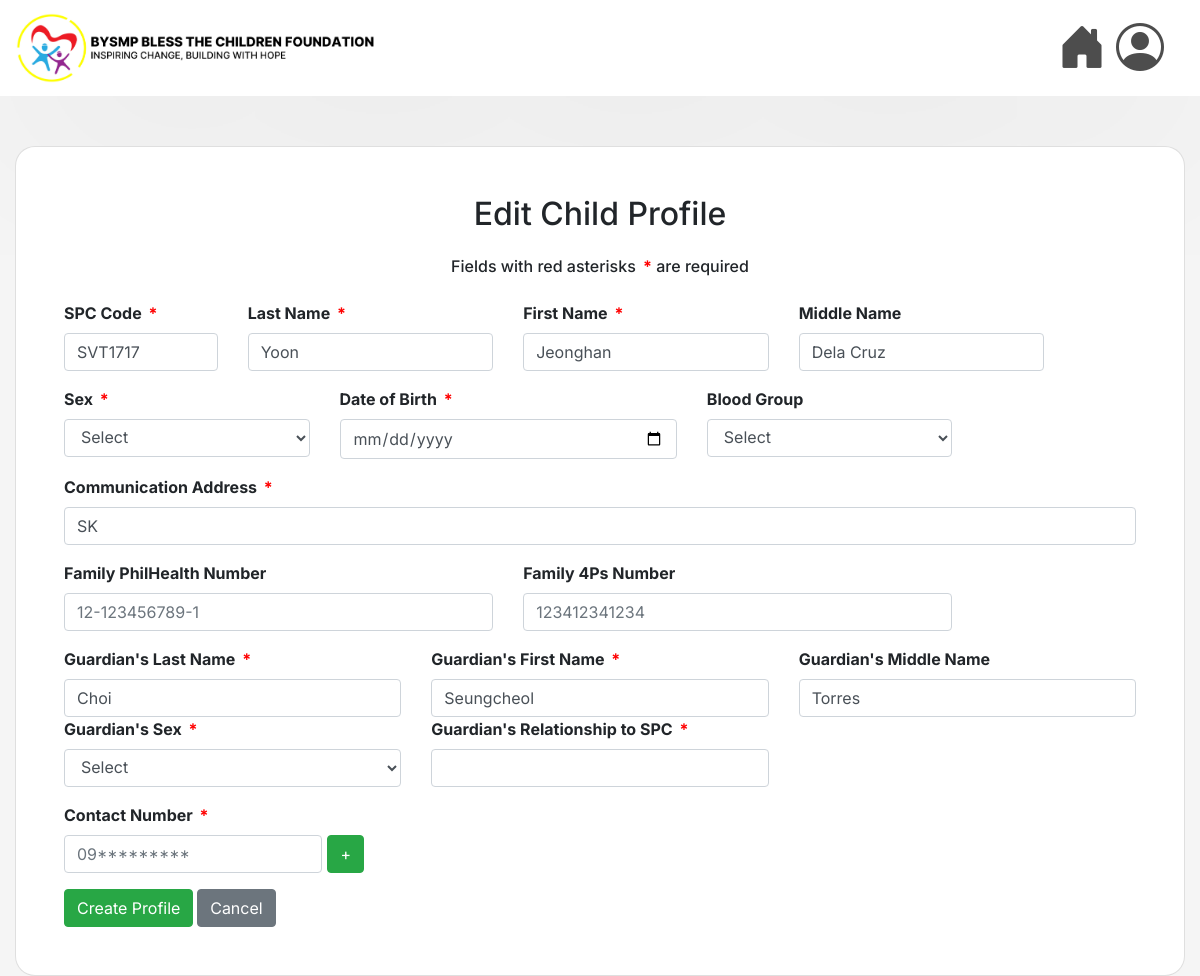
Page /edit/6/ on the committed database.
### msys42app/models.py (models this page shows, shortened)
class Child(models.Model):
    code = models.CharField(max_length=7, validators=[RegexValidator(regex=r'^[A-Za-z]{3}\d{4}$')], unique=True, null=False, blank=False)
    lastname = models.CharField(max_length=25, null=False, blank=False)
    firstname = models.CharField(max_length=50, null=False, blank=False)
    middlename = models.CharField(max_length=25, null=True)
    sex = models.CharField(max_length=6, choices=[('Male', 'Male'), ('Female', 'Female')], null=False, blank=False)
    birth = models.DateField(null=False, blank=False)
    blood_group = models.CharField(max_length=3, blank=True, null=True)
    address = models.TextField(max_length=255, null=False, blank=False)
    philhealth_number = models.CharField(max_length=14, validators=[MinLengthValidator(14)], blank=True, null=True)
    fourps_number = models.CharField(max_length=20, blank=True, null=True)
    guardian_lastname = models.CharField(max_length=25, null=False, blank=False)
    guardian_firstname = models.CharField(max_length=50, null=False, blank=False)
    guardian_middlename = models.CharField(max_length=25, null=True, blank=True)
    guardian_relationship = models.CharField(max_length=25, null=False, blank=False)
    guardian_sex = models.CharField(max_length=6, choices=[('Male', 'Male'), ('Female', 'Female')], null=False, blank=False)
    age = models.IntegerField(null=False, blank=False)

### msys42app/views.py (the view)
# urls.py: path('edit/<int:pk>/', views.edit_child_profile, name='edit_child_profile'),
def edit_child_profile(request,pk):
    child = get_object_or_404(Child, pk=pk)
    numbers = ContactNumber.objects.filter(child=child)
    return render(request, 'msys42app/edit_cp.html', {'child': child, 'contacts':numbers })

### msys42app/templates/msys42app/edit_cp.html (shortened to what this page needs)
{% extends 'msys42app/base.html' %}
{% load static %}
{% block content %}
<div class="container-fluid" style="min-height: 100vh; display: flex; justify-content: center; align-items: center;">
    <div class="card p-5" style="border-radius: 20px; width: 100%; max-width: 1500px;">
        <h2 class="text-center mb-4">Edit Child Profile</h2>
        <h6 class="text-center mb-4"> Fields with red asterisks <span class="required" style="color: red;">*</span> are required </h6>
        <form method="POST" action="{% url 'edit_child_profile' pk=child.pk %}" style="font-weight: bolder;">
            <div class="row mb-3">
                <div class="col-md-2">
                    <label for="code">SPC Code <span class="required" style="color: red;">*</span></label>
                    <input type="text" class="form-control" id="code" name="code" maxlength="7" minlength="7" pattern="[A-Z]{3}[0-9]{4}" value="{{ child.code }}" placeholder="AAA1234">
                </div>
                <div class="col-md-3">
                    <label for="lastname">Last Name <span class="required" style="color: red;">*</span></label>
                    <input type="text" class="form-control" id="lastname" name="lastname" maxlength="25" value="{{ child.lastname }}" required>
                </div>
                <div class="col-md-3">
                    <label for="firstname">First Name <span class="required" style="color: red;">*</span></label>
                    <input type="text" class="form-control" id="firstname" name="firstname" maxlength="50" value="{{ child.firstname }}" required>
                </div>
                <div class="col-md-3">
                    <label for="middlename">Middle Name</label>
                    <input type="text" class="form-control" id="middlename" name="middlename" maxlength="25" value="{{ child.middlename }}">
                </div>
            </div>
            <div class="row mb-3">
                <div class="col-md-3">
                    <label for="sex">Sex <span class="required" style="color: red;">*</span></label>
                    <select class="form-control" id="sex" name="sex" value="{{ child.sex }}" required>
                        <option value="">Select</option>
                    </select>
                </div>
                <div class="col-md-4">
                    <label for="birth">Date of Birth <span class="required" style="color: red;">*</span></label>
                    <input type="date" class="form-control" id="birth" name="birth" value="{{ child.birth }}" required>
                </div>
                <div class="col-md-3">
                    <label for="blood_group">Blood Group</label>
                    <select class="form-control" id="blood_group" name="blood_group" value="{{ child.blood_group }}">
                        <option value="">Select</option>
                    </select>
                </div>
            </div>
            <div class="mb-3">
                <label for="address">Communication Address <span class="required" style="color: red;">*</span></label>
                <input type="text" class="form-control" id="address" name="address" maxlength="255" value="{{ child.address }}" required>
            </div>
            <div class="row mb-3">
                <div class="col-md-5">
                    <label for="philhealth">Family PhilHealth Number</label>
                    <input type="text" class="form-control" id="philhealth" name="philhealth" pattern="[0-9]{2}-[0-9]{9}-[0-9]{1}"   value="{{ child.philhealth }}" placeholder="12-123456789-1" maxlength="14">
                </div>
                <div class="col-md-5">
                    <label for="fourps">Family 4Ps Number</label>
                    <input type="text" class="form-control" id="fourps" name="fourps" maxlength="20" value="{{ child.fourps }}" placeholder="123412341234">
                </div>
            </div>
            <div class="row mb-3">
                <div class="col-md-4">
                    <label for="guardian_lastname">Guardian's Last Name <span class="required" style="color: red;">*</span></label>
                    <input type="text" class="form-control" id="guardian_lastname" name="guardian_lastname" value="{{ child.guardian_lastname }}" required>
                </div>
                <div class="col-md-4">
                    <label for="guardian_firstname">Guardian's First Name <span class="required" style="color: red;">*</span></label>
                    <input type="text" class="form-control" id="guardian_firstname" name="guardian_firstname" value="{{ child.guardian_firstname }}" required>
                </div>
                <div class="col-md-4">
                    <label for="guardian_middlename">Guardian's Middle Name</label>
                    <input type="text" class="form-control" id="guardian_middlename" name="guardian_middlename" value="{{ child.guardian_middlename }}">
                </div>
                <div class="col-md-4">
                    <label for="guardian_sex">Guardian's Sex <span class="required" style="color: red;">*</span></label>
                    <select class="form-control" id="guardian_sex" name="guardian_sex" value="{{ child.guardian_sex }}" required>
                        <option value="">Select</option>
                    </select>
                </div>
                <div class="col-md-4">
                    <label for="relationship">Guardian's Relationship to SPC <span class="required" style="color: red;">*</span></label>
                    <input type="text" class="form-control" id="relationship" name="relationship" value="{{ child.relationship }}" required>
                </div>
            </div>
            <div class="mb-3" style="width: 300px; align-self: left;">
                <label for="contact_number[]">Contact Number <span class="required" style="color: red;">*</span></label>
                <div id="contact-numbers">
                    <div class="d-flex mb-2">
                        <input type="tel" id="contact_number[]" pattern="09[0-9]{9}" class="form-control" name="contact_number[]" placeholder="09*********" value="{{ phone }}" maxlength="11" required>
                        <button type="button" class="btn btn-success ms-2" id="addContact" style="margin-left: 5px;">+</button>
                    </div>
                </div>
            </div>
            <div class="text-left">
                <button type="submit" class="btn btn-success">Create Profile</button>
                <a href="{% url 'view_child_profile' pk=child.pk%}" class="btn btn-secondary" onclick="return confirmCancel();">Cancel</a>
            </div>
        </form>
    </div>
</div>
{% endblock %}

### msys42app/static/style.css (style rules this page uses)
body { background-color: #f5f5f5; }
.card { background-color: white; height: auto; width: 100%; max-width: 800px; margin-top: 50px; border-radius: 20px; padding: 20px; }
.required { color: red; font-weight: bold; margin-left: 3px; }

### rows in the picture
Child: code "SVT1717", lastname "Yoon", firstname "Jeonghan", middlename "Dela Cruz", address "SK", guardian_lastname "Choi", guardian_firstname "Seungcheol", guardian_middlename "Torres"
